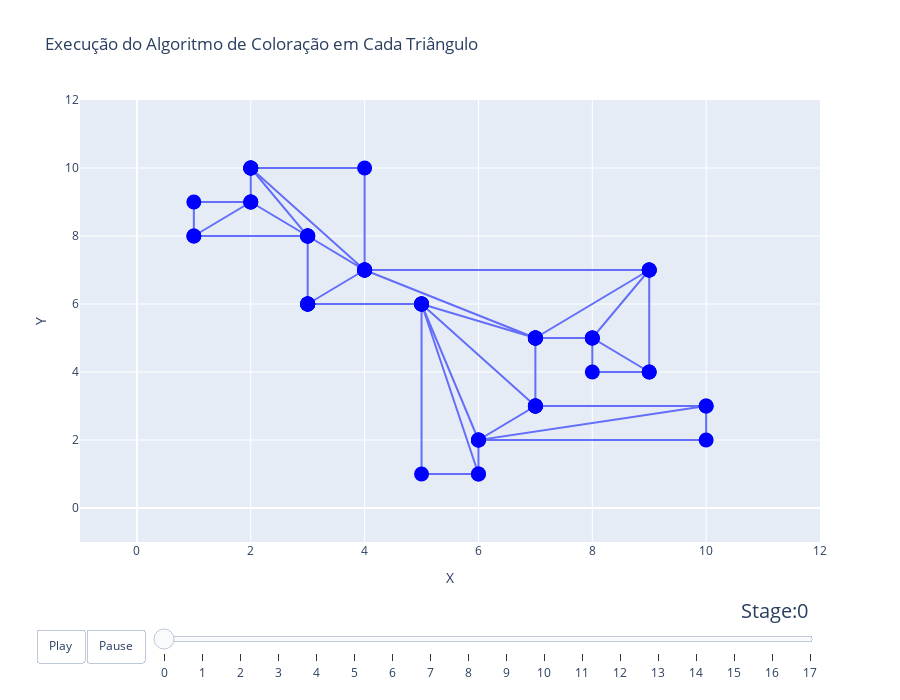

Notebook source saved alongside this figure:
### Code cell
fig_dict = {
    "data": [],
    "layout": {},
    "frames": []
}

# Configuração do layout
fig_dict["layout"]["title"] = "Execução do Algoritmo de Coloração em Cada Triângulo"
fig_dict["layout"]["width"] = 900 
fig_dict["layout"]["height"] = 700
fig_dict["layout"]["xaxis"] = {"range": [xMin, xMax], "title": "X"}
fig_dict["layout"]["yaxis"] = {"range": [yMin, yMax], "title": "Y"}
fig_dict["layout"]["hovermode"] = "closest"
fig_dict["layout"]["updatemenus"] = [
    {
        "buttons": [
            {
                "args": [None, {"frame": {"duration": 500, "redraw": False},
                                "fromcurrent": True, "transition": {"duration": 300,
                                                                    "easing": "quadratic-in-out"}}],
                "label": "Play",
                "method": "animate"
            },
            {
                "args": [[None], {"frame": {"duration": 0, "redraw": False},
                                  "mode": "immediate",
                                  "transition": {"duration": 0}}],
                "label": "Pause",
                "method": "animate"
            }
        ],
        "direction": "left",
        "pad": {"r": 10, "t": 87},
        "showactive": False,
        "type": "buttons",
        "x": 0.1,
        "xanchor": "right",
        "y": 0,
        "yanchor": "top"
    }
]

sliders_dict = {
    "active": 0,
    "yanchor": "top",
    "xanchor": "left",
    "currentvalue": {
        "font": {"size": 20},
        "prefix": "Stage:",
        "visible": True,
        "xanchor": "right"
    },
    "transition": {"duration": 300, "easing": "cubic-in-out"},
    "pad": {"b": 10, "t": 50},
    "len": 0.9,
    "x": 0.1,
    "y": 0,
    "steps": []
}

# Configuração inicial do polígono
initial_polygon = polygon_stages[-1]
x, y = zip(*initial_polygon)

colors = ['blue'] * (len(x))
data_dict = {
    "x": x,
    "y": y,
    "mode": "lines+markers",
    "marker": {"color": colors, "size": 15},
    "name": "Polygon",
    "line": {"shape": "linear"}
}
fig_dict["data"].append(data_dict)

# Criação dos frames para cada estágio do polígono
for i, stage in enumerate(stages):
    frame = {"data": [], "name": str(i)}
    mapping_colors = np.array(stages[i])[list(map(lambda x: list(nx.get_node_attributes(colored_Graph, 'pos').values()).index(x), polygon_stages[-1]))]
    colors = ['blue' if c == None else c for c in mapping_colors]
    data_dict = {
        "x": x,
        "y": y,
        "mode": "lines+markers",
        "marker": {"color": colors, "size": 15},
        "name": "Polygon",
        "line": {"shape": "linear"}
    }
    frame["data"].append(data_dict)
    fig_dict["frames"].append(frame)

    slider_step = {
        "args": [
            [i],
            {"frame": {"duration": 300, "redraw": False},
             "mode": "immediate",
             "transition": {"duration": 300}}
        ],
        "label": i,
        "method": "animate"
    }
    sliders_dict["steps"].append(slider_step)

fig_dict["layout"]["sliders"] = [sliders_dict]

fig = go.Figure(fig_dict)

fig.show()

### Figure 1 — Plotly figure (JSON) as saved in the notebook; plotly's stock layout.template omitted (floating-point values rounded to 4 significant figures)
{"data": [{"line": {"shape": "linear"}, "marker": {"color": ["blue", "blue", "blue", "blue", "blue", "blue", "blue", "blue", "blue", "blue", "blue", "blue", "blue", "blue", "blue", "blue", "blue", "blue", "blue", "blue", "blue", "blue", "blue", "blue", "blue", "blue", "blue", "blue", "blue", "blue", "blue", "blue", "blue", "blue", "blue", "blue", "blue", "blue", "blue", "blue", "blue", "blue", "blue", "blue", "blue", "blue", "blue", "blue", "blue", "blue", "blue", "blue", "blue", "blue", "blue", "blue", "blue", "blue", "blue", "blue", "blue", "blue", "blue"], "size": 15}, "mode": "lines+markers", "name": "Polygon", "type": "scatter", "x": [7, 7, 8, 8, 9, 9, 4, 4, 2, 2, 1, 1, 3, 3, 5, 5, 6, 6, 10, 10, 7, 7, 8, 9, 9, 4, 2, 2, 1, 3, 3, 5, 6, 6, 10, 7, 7, 8, 9, 4, 2, 2, 3, 3, 5, 6, 7, 7, 9, 4, 2, 3, 3, 5, 7, 7, 4, 3, 3, 5, 7, 4, 3], "y": [3, 5, 5, 4, 4, 7, 7, 10, 10, 9, 9, 8, 8, 6, 6, 1, 1, 2, 2, 3, 3, 5, 5, 4, 7, 7, 10, 9, 8, 8, 6, 6, 1, 2, 3, 3, 5, 5, 7, 7, 10, 9, 8, 6, 6, 2, 3, 5, 7, 7, 10, 8, 6, 6, 3, 5, 7, 8, 6, 6, 5, 7, 6]}], "layout": {"height": 700, "hovermode": "closest", "sliders": [{"active": 0, "currentvalue": {"font": {"size": 20}, "prefix": "Stage:", "visible": true, "xanchor": "right"}, "len": 0.9, "pad": {"b": 10, "t": 50}, "steps": [{"args": [[0], {"frame": {"duration": 300, "redraw": false}, "mode": "immediate", "transition": {"duration": 300}}], "label": "0", "method": "animate"}, {"args": [[1], {"frame": {"duration": 300, "redraw": false}, "mode": "immediate", "transition": {"duration": 300}}], "label": "1", "method": "animate"}, {"args": [[2], {"frame": {"duration": 300, "redraw": false}, "mode": "immediate", "transition": {"duration": 300}}], "label": "2", "method": "animate"}, {"args": [[3], {"frame": {"duration": 300, "redraw": false}, "mode": "immediate", "transition": {"duration": 300}}], "label": "3", "method": "animate"}, {"args": [[4], {"frame": {"duration": 300, "redraw": false}, "mode": "immediate", "transition": {"duration": 300}}], "label": "4", "method": "animate"}, {"args": [[5], {"frame": {"duration": 300, "redraw": false}, "mode": "immediate", "transition": {"duration": 300}}], "label": "5", "method": "animate"}, {"args": [[6], {"frame": {"duration": 300, "redraw": false}, "mode": "immediate", "transition": {"duration": 300}}], "label": "6", "method": "animate"}, {"args": [[7], {"frame": {"duration": 300, "redraw": false}, "mode": "immediate", "transition": {"duration": 300}}], "label": "7", "method": "animate"}, {"args": [[8], {"frame": {"duration": 300, "redraw": false}, "mode": "immediate", "transition": {"duration": 300}}], "label": "8", "method": "animate"}, {"args": [[9], {"frame": {"duration": 300, "redraw": false}, "mode": "immediate", "transition": {"duration": 300}}], "label": "9", "method": "animate"}, {"args": [[10], {"frame": {"duration": 300, "redraw": false}, "mode": "immediate", "transition": {"duration": 300}}], "label": "10", "method": "animate"}, {"args": [[11], {"frame": {"duration": 300, "redraw": false}, "mode": "immediate", "transition": {"duration": 300}}], "label": "11", "method": "animate"}, {"args": [[12], {"frame": {"duration": 300, "redraw": false}, "mode": "immediate", "transition": {"duration": 300}}], "label": "12", "method": "animate"}, {"args": [[13], {"frame": {"duration": 300, "redraw": false}, "mode": "immediate", "transition": {"duration": 300}}], "label": "13", "method": "animate"}, {"args": [[14], {"frame": {"duration": 300, "redraw": false}, "mode": "immediate", "transition": {"duration": 300}}], "label": "14", "method": "animate"}, {"args": [[15], {"frame": {"duration": 300, "redraw": false}, "mode": "immediate", "transition": {"duration": 300}}], "label": "15", "method": "animate"}, {"args": [[16], {"frame": {"duration": 300, "redraw": false}, "mode": "immediate", "transition": {"duration": 300}}], "label": "16", "method": "animate"}, {"args": [[17], {"frame": {"duration": 300, "redraw": false}, "mode": "immediate", "transition": {"duration": 300}}], "label": "17", "method": "animate"}], "transition": {"duration": 300, "easing": "cubic-in-out"}, "x": 0.1, "xanchor": "left", "y": 0, "yanchor": "top"}], "title": {"text": "Execução do Algoritmo de Coloração em Cada Triângulo"}, "updatemenus": [{"buttons": [{"args": [null, {"frame": {"duration": 500, "redraw": false}, "fromcurrent": true, "transition": {"duration": 300, "easing": "quadratic-in-out"}}], "label": "Play", "method": "animate"}, {"args": [[null], {"frame": {"duration": 0, "redraw": false}, "mode": "immediate", "transition": {"duration": 0}}], "label": "Pause", "method": "animate"}], "direction": "left", "pad": {"r": 10, "t": 87}, "showactive": false, "type": "buttons", "x": 0.1, "xanchor": "right", "y": 0, "yanchor": "top"}], "width": 900, "xaxis": {"range": [-1, 12], "title": {"text": "X"}}, "yaxis": {"range": [-1, 12], "title": {"text": "Y"}}}}
